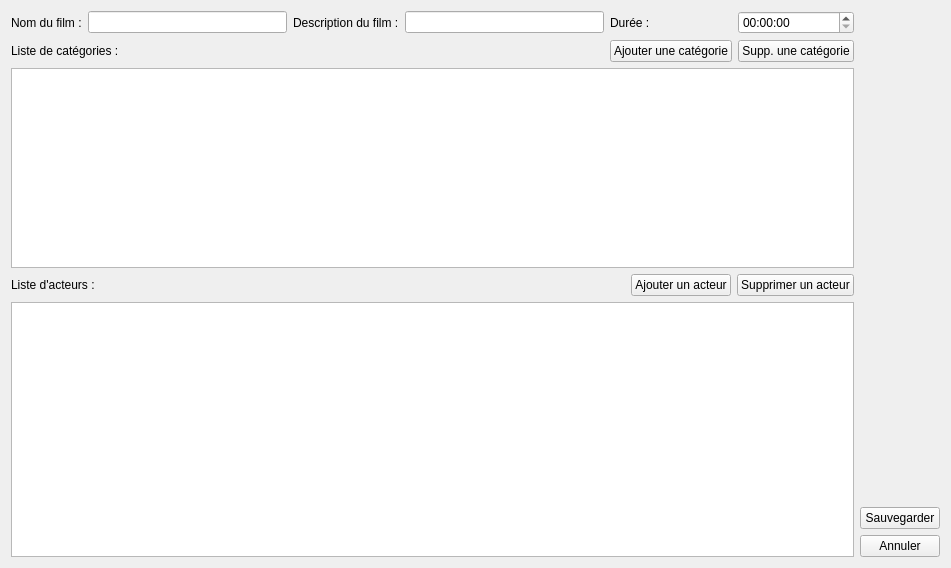
<?xml version="1.0" encoding="UTF-8"?>
<ui version="4.0">
 <class>Form</class>
 <widget class="QWidget" name="Form">
  <property name="geometry">
   <rect>
    <x>0</x>
    <y>0</y>
    <width>951</width>
    <height>568</height>
   </rect>
  </property>
  <property name="windowTitle">
   <string>Form</string>
  </property>
  <layout class="QGridLayout" name="gridLayout_2">
   <item row="4" column="0" rowspan="3">
    <widget class="QListWidget" name="listWidget_2"/>
   </item>
   <item row="6" column="1">
    <widget class="QPushButton" name="pushButton_2">
     <property name="text">
      <string>Annuler</string>
     </property>
    </widget>
   </item>
   <item row="1" column="0" rowspan="2">
    <widget class="QListWidget" name="listWidget"/>
   </item>
   <item row="0" column="0">
    <layout class="QGridLayout" name="gridLayout">
     <item row="0" column="0">
      <widget class="QLabel" name="label_2">
       <property name="text">
        <string>Nom du film :</string>
       </property>
      </widget>
     </item>
     <item row="0" column="1">
      <widget class="QLineEdit" name="lineEdit"/>
     </item>
     <item row="0" column="2">
      <widget class="QLabel" name="label_3">
       <property name="text">
        <string>Description du film :</string>
       </property>
      </widget>
     </item>
     <item row="0" column="3">
      <widget class="QLineEdit" name="lineEdit_2"/>
     </item>
     <item row="0" column="4">
      <widget class="QLabel" name="label_5">
       <property name="text">
        <string>Durée :</string>
       </property>
      </widget>
     </item>
     <item row="0" column="5">
      <widget class="QTimeEdit" name="timeEdit">
       <property name="calendarPopup">
        <bool>false</bool>
       </property>
      </widget>
     </item>
     <item row="1" column="0" colspan="2">
      <widget class="QLabel" name="label">
       <property name="text">
        <string>Liste de catégories :</string>
       </property>
      </widget>
     </item>
     <item row="1" column="3">
      <spacer name="horizontalSpacer">
       <property name="orientation">
        <enum>Qt::Horizontal</enum>
       </property>
       <property name="sizeHint" stdset="0">
        <size>
         <width>40</width>
         <height>20</height>
        </size>
       </property>
      </spacer>
     </item>
     <item row="1" column="4">
      <widget class="QPushButton" name="pushButton_3">
       <property name="text">
        <string>Ajouter une catégorie</string>
       </property>
      </widget>
     </item>
     <item row="1" column="5">
      <widget class="QPushButton" name="pushButton_4">
       <property name="text">
        <string>Supp. une catégorie</string>
       </property>
      </widget>
     </item>
    </layout>
   </item>
   <item row="3" column="0">
    <layout class="QHBoxLayout" name="horizontalLayout">
     <item>
      <widget class="QLabel" name="label_8">
       <property name="text">
        <string>Liste d'acteurs :</string>
       </property>
      </widget>
     </item>
     <item>
      <spacer name="horizontalSpacer_2">
       <property name="orientation">
        <enum>Qt::Horizontal</enum>
       </property>
       <property name="sizeHint" stdset="0">
        <size>
         <width>40</width>
         <height>20</height>
        </size>
       </property>
      </spacer>
     </item>
     <item>
      <widget class="QPushButton" name="pushButton_5">
       <property name="text">
        <string>Ajouter un acteur</string>
       </property>
      </widget>
     </item>
     <item>
      <widget class="QPushButton" name="pushButton_6">
       <property name="text">
        <string>Supprimer un acteur</string>
       </property>
      </widget>
     </item>
    </layout>
   </item>
   <item row="5" column="1">
    <widget class="QPushButton" name="pushButton">
     <property name="text">
      <string>Sauvegarder</string>
     </property>
    </widget>
   </item>
   <item row="4" column="1">
    <spacer name="verticalSpacer_2">
     <property name="orientation">
      <enum>Qt::Vertical</enum>
     </property>
     <property name="sizeHint" stdset="0">
      <size>
       <width>72</width>
       <height>134</height>
      </size>
     </property>
    </spacer>
   </item>
   <item row="2" column="1">
    <spacer name="verticalSpacer">
     <property name="orientation">
      <enum>Qt::Vertical</enum>
     </property>
     <property name="sizeHint" stdset="0">
      <size>
       <width>20</width>
       <height>150</height>
      </size>
     </property>
    </spacer>
   </item>
  </layout>
 </widget>
 <resources/>
 <connections/>
</ui>
